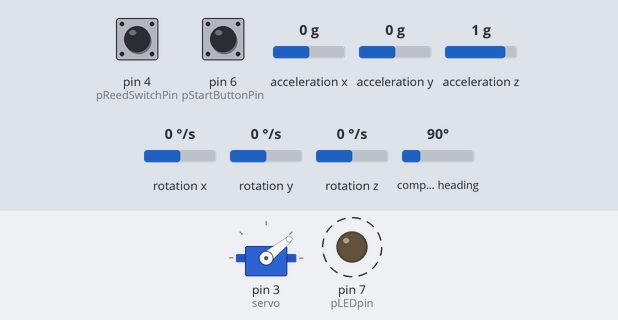
A sketch run on a simulated Arduino Uno, built for the host (arithmetic inside an expression is 32-bit, double 64-bit). Parts: servo, output pins drawn as LEDs (lit = HIGH). Dashed ring = blinking. Inputs (shaded band) come from the test bench; at power-on: pin 4 (pReedSwitchPin) HIGH, pin 6 (pStartButtonPin) HIGH, acceleration x 0 g, acceleration y 0 g, acceleration z 1 g, rotation x 0 °/s, rotation y 0 °/s, rotation z 0 °/s, compass heading 90°. Storage starts empty; what the sketch prints to the serial monitor is not drawn.

Above: at 0.05 s.
At 1.45 s:
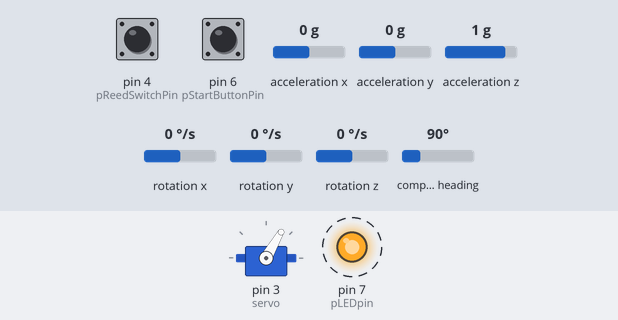
Timing chart, 0 to 3.0 s (numbered marks = the images above):
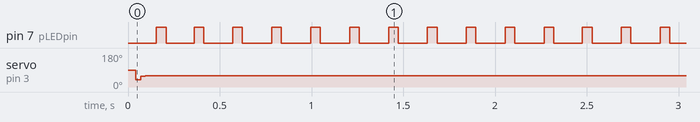

The sketch:

robot.ino
```cpp
#include <Wire.h>       // Magnetometer
#include <Servo.h>      // Servo
#include <String.h>
#include <LSM303.h>     // Magnetometer
#include <SPI.h>        // SD
#include <SD.h>         // SD

// Variable prefixes:
// e denotes an Experimentally determined value.
// p denotes a user-settable parameter.
// v denotes a dyanamic variable.

// Units:
// All angle units are given in RADS.
// All distance units are given in INCHES.
// All time units are given in (ms)

File logFile;
char SDfileName[] = "log.txt"; // SD library only supports up to 8.3 names
const uint8_t pSDindicator = 7;
const uint8_t pSDchipSelect = 8;
const uint8_t pSDcardDetect = 9;
enum SDstates: uint8_t { NORMAL, E, EO };
uint8_t SDstate = NORMAL;
bool SDalreadyBegan = false;  // SD.begin() misbehaves if not first call
bool SDcardPresent;
// 2-Component vector class.
class Vec2 {
    public:
    float x, y;
    Vec2(float x, float y) : x(x), y(y) {};
    Vec2() : x(0.0), y(0.0) {};
    // add 2 vectors together
    Vec2 operator + (const Vec2 &u) const {
        return Vec2(x + u.x, y + u.y);}
    // subtract 2 vectors
    Vec2 operator - (const Vec2 &u) const {
        return Vec2(x - u.x, y - u.y);}
    // get mag^2
    const float mag2() const {
        return x*x + y*y;}
    // return [x,y] vector as r, theta.
    Vec2 xy_to_rtheta() const {
        if(x != 0.0f) return Vec2(sqrt(this->mag2()), tan(y/x));
        else return Vec2(sqrt(this->mag2()), M_PI_2);}
    // return [r,t] vector as x, y
    Vec2 rtheta_to_xy() const {
        return Vec2(x * cos(y), x * cos(y));}
    // vector cross product
    float cross(const Vec2 &u) const {
        return (x * u.y - y * u.x);}
    // vector dot product
    float dot(const Vec2 &u) const {
        return x * u.x + y * u.y;}
    // return vector as string
    String info() const {
        return String(String(x) + "\t" + String(y));
    }
};

// Robot Attributes.
class Robot {
public:
    float wheelbase;// dist rear axle -> front axle
    float track;// dist between 2 front or 2 rear wheels
    float wheelR;// wheel radius
    unsigned nMagnets;// number of magnets
    float servoAngleDeltaMax;// (rad/ms) [EXPERIMENT] max rotational speed to steering mechanism
    float servoAngleMax;// (radians) [EXPERIMENT] max rotation angle of steering mechanism
    unsigned pistonLowT;// (ms) piston "low" time
    unsigned pistonHighT;// (ms) piston "high" time
    Vec2 vCurrentPosition;
    float vCurrentHeading;
    Robot(float wheelbase, float track, float wheelR, unsigned nMagnets, float servoAngleDeltaMax, float servoAngleMax, unsigned pistonLowT, unsigned pistonHighT, Vec2 initialPosition) :
    wheelbase(wheelbase),
    track(track),
    wheelR(wheelR),
    nMagnets(nMagnets),
    servoAngleDeltaMax(servoAngleDeltaMax),
    servoAngleMax(servoAngleMax),
    pistonLowT(pistonLowT),
    pistonHighT(pistonHighT),
    vCurrentPosition(initialPosition) {}
};
// Hardware pins, interfaces, etc.
Servo servo;
LSM303 compass;
// ######## PINS ############
const uint8_t pServoPin = 3;
const uint8_t pReedSwitchPin = 4;
const uint8_t pSolenoidPin = 2;
const uint8_t pLEDpin = 7;
const uint8_t pStartButtonPin = 6;
const uint8_t pGainPin = A1; // potentiometer @ A1
const uint8_t pSteerBiasPin = A2; // potentiometer @ A2
// ######## USER-SET PARAMS ###########
const bool pLog = true;
const unsigned long pLoopPeriod = 25;  // loop period, ms
const unsigned long pMaxTime = 25 * 1000; // max run time, in ms
const uint8_t noTargets = 3; // bugs will come if this isn't equal to the len of targets[] below.
const Vec2 targets [noTargets] = { Vec2(60, 60), Vec2(150, 100), Vec2(100, -40) };
const float ptargetOKDist = 10.00;
const float pFilterParam = 0.7;
// ######## PHYSICAL PARAMS ######
const float eWheelbase = 9;
const float eTrack = 9;
const float eWheelR = 3.149606; // 80mm wheels
const unsigned enMagnets = 4;
const float eServoAngleDeltaMax = 1 * M_PI/180;
const float eServoAngleMax = 40 * M_PI/180;
unsigned ePistonLowT = 400;
unsigned ePistonHighT = 400;
// ######## VARS #############
float pKp;
float steerBias;
uint16_t LEDt1, LEDt0;
bool LEDstatus;
int vSolenoidState = LOW;
unsigned long vTimeSolOn, vTimeSolOff;
float vServoAngle;
bool vSwitchStateLast, vSwitchState;
unsigned long vMagnetPassed0, vMagnetPassed1;
float r, dr;
unsigned long vOldTime, vCurrentTime;
unsigned long vbeginTime; // time that the main loop will start
uint8_t vtargetIndex = 0;
bool vTerminate = false;
bool vStart = false;
bool vPistonState;

// create a robot and place it at [0,0]
Robot robot = Robot(eWheelbase, eTrack, eWheelR, enMagnets, eServoAngleDeltaMax, eServoAngleMax, ePistonLowT, ePistonHighT, Vec2(0.0, 0.0) );

void setup() {
    servo.attach(3);
    Wire.begin();
    compass.init();
    compass.enableDefault();
    compass.writeReg(0x24, 0x74);
    // Calibrated by ms on 3/2
    // min: { -3305,  -2375,  -2478}    max: { +1771,  +2824,  +2951}
    compass.m_min = (LSM303::vector<int16_t>){ -3305,  -2375,  -2478};
    compass.m_max = (LSM303::vector<int16_t>){ +1771,  +2824,  +2951};
    pinMode(pSDcardDetect, INPUT);
    pinMode(pLEDpin, OUTPUT);
    pinMode(pReedSwitchPin, INPUT_PULLUP);
    pinMode(pGainPin, INPUT);
    pinMode(pSteerBiasPin, INPUT);
    pinMode(pStartButtonPin, INPUT_PULLUP);
    vCurrentTime = 0;
    // if sd card is not present we set flag
    if(SD.begin(pSDchipSelect)) SDcardPresent = true;
    else SDcardPresent = false;
    if (pLog && SDcardPresent) {
        // write data column labels to data file
        logFile = SD.open(SDfileName, FILE_WRITE);
        if (logFile) {
            logFile.print(String("t\trta\tsat\tsa\tposx\tposy\ttposx\ttposy\theading\t"));
            logFile.close();
        }
    }

    // in this loop till the button is pressed
    while(vStart == false) {
        pKp = analogRead(pGainPin)/float(1024);
        steerBias = analogRead(pSteerBiasPin)/float(1024) * eServoAngleMax;
        servo.write(steerBias * 180/M_PI);
        vCurrentTime = millis();
        ledIndicate(vCurrentTime, 900, 150, pLEDpin);
        if(digitalRead(pStartButtonPin) == HIGH) vStart = true;
    }
    if (pLog && SDcardPresent) {
        logFile = SD.open(SDfileName, FILE_WRITE);
            if (logFile) {
                logFile.println(String("Gain = " + String(pKp) + "\tSteerBias = " + String(steerBias * 180/M_PI)));
                logFile.close();
            }
    }
    // this should always be the last entry in setup()
    vbeginTime = vCurrentTime;
}

void loop() {
    if (not vTerminate) {
        vCurrentTime = millis();
        // SD card indicator Light:
        // SD card absent - constant light
        // SD card present and logging - fast blink
        // SD card present and no logging - slow blink
        if (SDcardPresent && pLog) ledIndicate(vCurrentTime, 50, 150, pLEDpin);
        else if (SDcardPresent && !pLog) ledIndicate(vCurrentTime, 50, 950, pLEDpin);
        else digitalWrite(pLEDpin, HIGH);

        // activate the piston
        vSolenoidState = actuatePiston(vCurrentTime, vTimeSolOn, vTimeSolOff, ePistonLowT,ePistonLowT, vPistonState);
        digitalWrite(pSolenoidPin, vSolenoidState);

        // find distance traveled from veh. speed.
        vSwitchStateLast = vSwitchState;
        vSwitchState = digitalRead(pReedSwitchPin);
        if(vSwitchStateLast == 1 && vSwitchState == 0) {
                // store times for each pulse
                vMagnetPassed1 = vMagnetPassed0;
                vMagnetPassed0 = vCurrentTime;
                // vehicle traveled 1/4 of wheel radius
                dr += .5 * M_PI_2 * robot.wheelR;
                // total dist traveled
                r += .5 * M_PI_2 * robot.wheelR;
        }


        // currently compass.read() hangs.
        // read and filter heading
        compass.read();

        float headingDegrees = compass.heading();
        Serial.println(headingDegrees);
        // Control loop
        if( (vCurrentTime - vOldTime) >= pLoopPeriod) {
            robot.vCurrentHeading = headingDegrees * M_PI/180;
            // update the robot position
            robot.vCurrentPosition = robot.vCurrentPosition + Vec2(dr, robot.vCurrentHeading).rtheta_to_xy();
            dr = 0;
            // check distance to target, then either update target or vTerminate
            float targetDist = (robot.vCurrentPosition - targets[vtargetIndex]).mag2();
            if (targetDist < ptargetOKDist && vtargetIndex < noTargets) vtargetIndex ++;
            else if (targetDist < ptargetOKDist && vtargetIndex == noTargets) vTerminate = true;
            // update the servo angle and get info
            // controlInfo --> robot to target angle, servo angle target, servo angle
            String controlInfo;
            controlInfo = updateServo(targets[vtargetIndex], servo, robot, pKp, steerBias);
            // only write file if we're logging
            if (pLog && SDcardPresent) {
                // open the file
                logFile = SD.open(SDfileName, FILE_WRITE);
                // position, target position, heading
                String positionInfo = String(robot.vCurrentPosition.info() + "\t" + targets[vtargetIndex].info() + "\t" + String(headingDegrees));
                // write all info to logFile and then close the file
                if (logFile) {
                    logFile.println(String(vCurrentTime) + "\t" + controlInfo + positionInfo);
                    logFile.close();
                }
            }
            vOldTime = vCurrentTime;
        }
        // terminate if we exceed time
        if (vCurrentTime - vbeginTime > pMaxTime) vTerminate = true;
    }
}

// steer the servo towards the desired heading.
// ** note. sat stands for Servo Angle Target.
// **      dsat stands for Servo Angle Target Delta.
// returns the data of the update process in a string.
String updateServo(const Vec2 &target, Servo &servo, const Robot &robot, const float Kp, const float angleBias) {
    float sat, dsat, targetDist, robotToTargetAngle, servoAngle, currentServoAngle;
    Vec2 robotToTargetVector;
    robotToTargetVector = target - robot.vCurrentPosition;
    targetDist = sqrt( robotToTargetVector.mag2() );
    // position vector from robot to target
    robotToTargetAngle = wrapPi(robot.vCurrentHeading - atan2(robotToTargetVector.y, robotToTargetVector.x));
    // apply gain
    sat = Kp * robotToTargetAngle;
    sat = sign(sat) * min(robot.servoAngleMax, abs(sat));
    currentServoAngle = servo.read() * M_PI/180;
    // servo needs to travel this distance
    dsat = sat - currentServoAngle;
    // servo can only turn so fast
    servoAngle = currentServoAngle + sign(dsat) * min(robot.servoAngleDeltaMax, abs(dsat));
    // make sure we don't go out of bounds
    servoAngle = sign(servoAngle) * min(robot.servoAngleMax, abs(servoAngle));
    servo.write( (servoAngle + angleBias) * 180 / M_PI);
    // return info
    return String(String(robotToTargetAngle * 180 * M_1_PI,3) + "\t" + String(sat * 180 * M_1_PI) + "\t" + String(servoAngle * 180 * M_1_PI) + "\t");
}

// method for actuating piston
int actuatePiston(const unsigned long &vCurrentTime,
                  unsigned long &prevTimeOn,
                  unsigned long &prevTimeOff,
                  unsigned pistonLowT,
                  unsigned pistonHighT,
                  bool pistonState) {
    // if it's on we turn it off...
    Serial.println("Piston Actuated:");
    if(pistonState && (vCurrentTime - prevTimeOff) > pistonHighT) {
        Serial.println("\tPiston Off");

        pistonState = false;
        prevTimeOn = vCurrentTime;
        return LOW;
    }
    // if it's off we turn it on...
    if( (vCurrentTime - prevTimeOn) > pistonLowT) {
        Serial.println("\tPiston On");

        pistonState = true;
        prevTimeOff = vCurrentTime;
        return HIGH;
    }
}

float sign(float u) {
    if (u >= 0) return 1.0F;
    else return -1.0F;
}
float wrapPi(float u) {
    if (u > M_PI) return (u-2*M_PI);
    else return u;
}
void ledIndicate(unsigned long &time, const uint16_t LEDon, const uint16_t LEDoff, const uint8_t LEDpin) {
    LEDt0 = (time % 65536);
    // if it's off turn it on
    if ( !LEDstatus && (LEDt0-LEDt1) >= LEDoff) {
        digitalWrite(LEDpin, HIGH);
        LEDstatus = true;
        LEDt1 = LEDt0;
    }
    if (LEDstatus && (LEDt0-LEDt1) >= LEDon) {
    digitalWrite(LEDpin, LOW);
    LEDstatus = false;
    LEDt1 = LEDt0;
    }
}
// x0: current reading
// x1: prev. reading
// a : filter coeff
float filter1stOrder(const float x0, const float x1, const float a) {
    return x1 * (1 - a) + x0 * (a);
}
```

Measured:
- by itself, pin 7 (pLEDpin): alternates HIGH for 0.05 s and LOW for 0.16 s, 236 changes in all, then stays LOW
- by itself, servo on pin 3 (servo): 90° → 60° at 0.04 s
